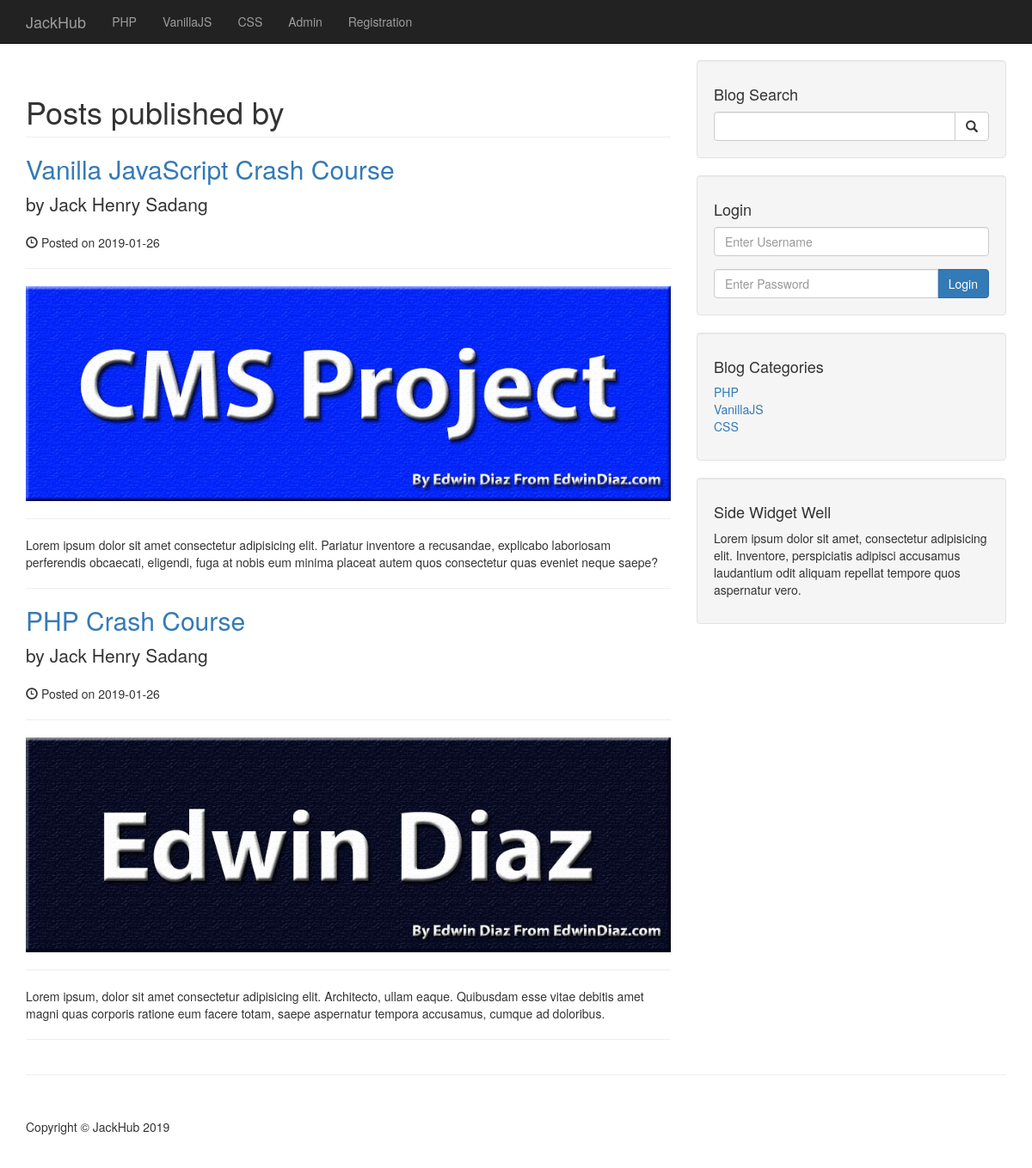
Screenshot of /author_posts.php?author=Jack Henry Sadang&p_id=1 with the database file from the repository.
### tables this page shows
CREATE TABLE `categories` (
  `cat_id` int(3) NOT NULL,
  `cat_title` varchar(100) NOT NULL
);

CREATE TABLE `posts` (
  `post_id` int(3) NOT NULL,
  `post_category_id` int(3) NOT NULL,
  `post_title` varchar(255) NOT NULL,
  `post_author` varchar(255) NOT NULL,
  `post_date` date NOT NULL,
  `post_image` text NOT NULL,
  `post_content` text NOT NULL,
  `post_tags` varchar(255) NOT NULL,
  `post_comment_count` int(11) NOT NULL,
  `post_status` varchar(255) NOT NULL DEFAULT 'draft'
);

### author_posts.php (the view, shortened to what this page needs)
<?php include "includes/header.php"; ?>
<?php include "includes/navigation.php"; ?>
    <div class="container">
        <div class="row">
            <div class="col-md-8">
                <h1 class="page-header">
                    Posts published by
                </h1>
                <?php
                if(isset($_GET['p_id'])){
                    $the_post_author = $_GET['author'];
                }
                    $query = "SELECT * FROM posts WHERE post_author = '$the_post_author' ";
                    $select_all_posts = mysqli_query($connection, $query);
                    while($row = mysqli_fetch_assoc($select_all_posts)){
                        $post_id = $row['post_id'];
                        $post_title = $row['post_title'];
                        $post_author = $row['post_author'];
                        $post_date = $row['post_date'];
                        $post_image = $row['post_image'];
                        $post_content = substr($row['post_content'], 0,250);
                ?>
                <h2>
                    <a href="post.php?p_id=<?php echo $post_id; ?>"><?php echo $post_title; ?></a>
                </h2>
                <p class="lead">
                    by <?php echo $post_author; ?>
                </p>
                <p><span class="glyphicon glyphicon-time"></span> Posted on <?php echo $post_date; ?></p>
                <hr>
                <img class="img-responsive" src="images/<?php echo $post_image; ?>" alt="">
                <hr>
                <p><?php echo $post_content; ?></p>
                <hr>
                <?php
                    }
                ?>
            </div>
            <?php include "includes/sidebar.php"; ?>
        <hr>
        <?php include "includes/footer.php"; ?>

### includes/header.php (shortened to what this page needs)
<!DOCTYPE html>
<html lang="en">
<head>
    <link href="css/bootstrap.min.css" rel="stylesheet">
    <link href="css/blog-home.css" rel="stylesheet">
</head>
<body>

### includes/navigation.php (shortened to what this page needs)
<nav class="navbar navbar-inverse navbar-fixed-top" role="navigation">
    <div class="container">
        <div class="navbar-header">
            <a class="navbar-brand" href="index.php">JackHub</a>
        </div>
        <div class="collapse navbar-collapse" id="bs-example-navbar-collapse-1">
            <ul class="nav navbar-nav">
                <?php
                    $query = "SELECT * FROM categories";
                    $select_all_categories = mysqli_query($connection, $query);
                    while($row = mysqli_fetch_assoc($select_all_categories)){
                        $cat_title = $row['cat_title'];
                        echo "<li><a href='#'>$cat_title</a>";
                    }
                ?>
                <li><a href='admin/index.php'>Admin</a></li>
                <li><a href='registration.php'>Registration</a></li>
            </ul>
        </div>
    </div>
</nav>

### includes/sidebar.php
<div class="col-md-4">
<div class="well">
    <h4>Blog Search</h4>
    <form action="search.php" method="POST">
        <div class="input-group">
            <input type="text" name="search" class="form-control">
            <span class="input-group-btn">
                <button name="submit" type="submit" class="btn btn-default">
                    <span class="glyphicon glyphicon-search"></span>
                </button>
            </span>
        </div>
    </form>
</div>
<div class="well">
    <h4>Login</h4>
    <form action="includes/login.php" method="POST">
        <div class="form-group">
            <input type="text" name="username" class="form-control" placeholder="Enter Username">
        </div>
        <div class="input-group">
            <input type="password" name="user_password" class="form-control" placeholder="Enter Password">
            <span class="input-group-btn">
                <button type="submit" name="login" class="btn btn-primary">Login</button>
            </span>
        </div>
    </form>
</div>
<div class="well">
    <h4>Blog Categories</h4>
    <div class="row">
        <div class="col-lg-12">
            <ul class="list-unstyled">
                <?php
                    $query = "SELECT * FROM categories";
                    $select_categories_sidebar = mysqli_query($connection, $query);
                    while($row = mysqli_fetch_assoc($select_categories_sidebar)){
                        $cat_id = $row['cat_id'];
                        $cat_title = $row['cat_title'];
                        echo "<li><a href='category.php?category=$cat_id'>$cat_title</a>";
                    }
                ?>
            </ul>
        </div>
    </div>
</div>
<?php include "includes/widget.php"; ?>
</div>
</div>

### includes/widget.php
<div class="well">
    <h4>Side Widget Well</h4>
    <p>Lorem ipsum dolor sit amet, consectetur adipisicing elit. Inventore, perspiciatis adipisci accusamus laudantium odit aliquam repellat tempore quos aspernatur vero.</p>
</div>

### includes/footer.php (shortened to what this page needs)
        <footer>
            <div class="row">
                <div class="col-lg-12">
                    <p>Copyright &copy; JackHub 2019</p>
                </div>
            </div>
        </footer>
    </div>
</body>
</html>

### css/blog-home.css (style rules this page uses)
body { padding-top: 70px; }
footer { margin: 50px 0; }

### rows the page displays
categories: cat_title "PHP"
categories: cat_title "VanillaJS"
categories: cat_title "CSS"
posts: post_title "Vanilla JavaScript Crash Course", post_author "Jack Henry Sadang", post_date "2019-01-26", post_image (picture), post_content "Lorem ipsum dolor sit amet consectetur adipisicing elit. Pariatur inventore a recusandae, explicabo laboriosam perferendis obcaecati, eligendi, fuga at nobis eum minima placeat autem quos consectetur quas eveniet neque saepe?"
posts: post_title "PHP Crash Course", post_author "Jack Henry Sadang", post_date "2019-01-26", post_image (picture), post_content "Lorem ipsum, dolor sit amet consectetur adipisicing elit. Architecto, ullam eaque. Quibusdam esse vitae debitis amet magni quas corporis ratione eum facere totam, saepe aspernatur tempora accusamus, cumque ad doloribus."
